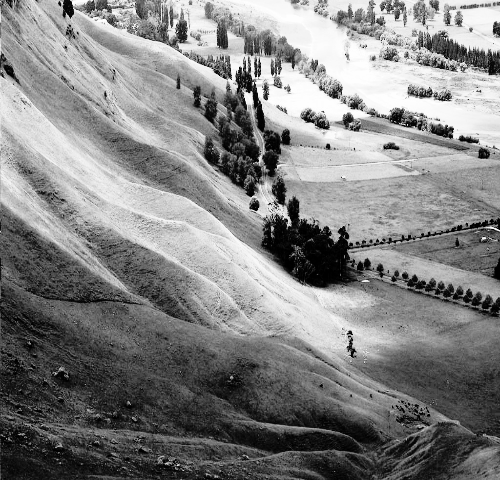
#> input picture opencv-python-学习笔记-kenny/笔记配套代码/04_cv_image-process/4.10histogram/wiki_enhanced.png, 500 x 480 px
$ python histEqualization-numpy.py
#> lines starting #> are read from the running program, lines starting #| are printed output that depends on the picture
import cv2
import numpy as np
from matplotlib import pyplot as plt

# img = cv2.imread('../mydata/wiki.jpg',0)  # 以灰度方式读取图片
img = cv2.imread('./wiki_enhanced.png',0)  # 以灰度方式读取图片
#> img is the input picture: shape (480, 500); min 0, max 255, mean 130.1
# img = cv2.resize(img,(500,480))
cv2.imshow('gray',img)
hist,bins = np.histogram(img.flatten(),256,[0,256])
#> hist = 256 values, max 10162 at index 63, min 0 at index 4, mean 937.5; bins = 257 values from 0 to 256
cdf = hist.cumsum()
#> cdf = 256 values from 912 to 240000
cdf_normalized = cdf * float(hist.max())/cdf.max()
#> cdf_normalized = 256 values from 38.62 to 10162
plt.plot(cdf_normalized,color = 'b')
plt.hist(img.flatten(),256,[0,256],color='r')
plt.xlim([0,256])
plt.legend(('cdf','histogram'), loc = 'upper left')
plt.show()
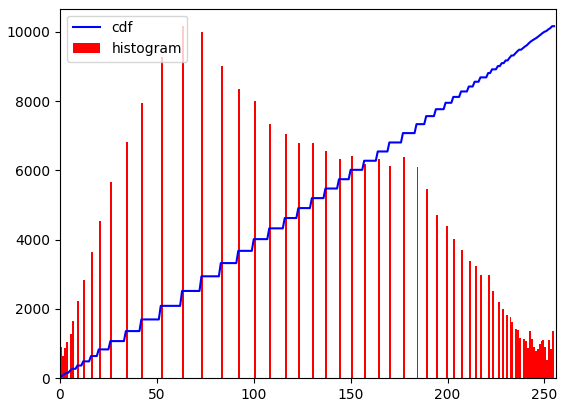
#> figure drawn by matplotlib, 1 panel; tallest bar 10162 high, from x = 63 to 64; curve peaks at x = 255, y = 10162
cv2.waitKey(0)
cv2.destroyAllWindows()
